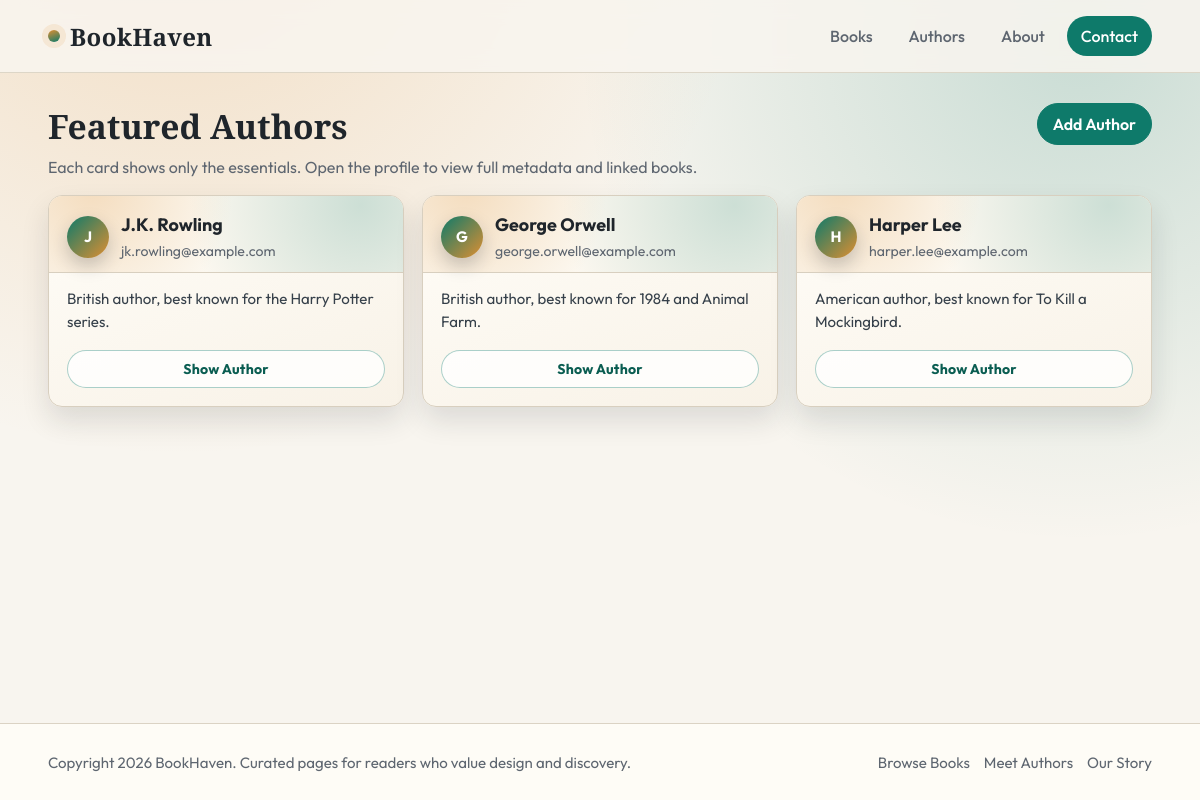
Screenshot of /authors/ with the database file from the repository.
### authors/models.py (models this page shows, shortened)
class Author(models.Model):
    name = models.CharField(max_length=100)
    email = models.EmailField(unique=True)
    bio = models.TextField(blank=True)
    gender = models.CharField(choices=[('M', 'Male'), ('F', 'Female')], max_length=1)
    books = models.ManyToManyField('books.Book', related_name='authors')
    created_at = models.DateTimeField(auto_now_add=True)
    updated_at = models.DateTimeField(auto_now=True)

### authors/views.py (the view)
# urls.py: path('', views.AuthorListView.as_view(), name='authors.index'),
class AuthorListView(View):
    def get(self, request):
        authors = Author.objects.all()
        return render(request, 'authors/index.html', context={'authors': authors})

### authors/templates/authors/index.html (shortened to what this page needs)
{% extends 'layouts/navbar_main_footer.html' %}
{% block content %}
<section class="heading">
	<div class="heading-row">
		<div class="heading-copy">
			<h1>Featured Authors</h1>
			<p>Each card shows only the essentials. Open the profile to view full metadata and linked books.</p>
		</div>
		<a href="{% url 'authors.create' %}" class="add-btn">Add Author</a>
	</div>
</section>
{% if authors %}
<section class="authors-grid">
		{% for author in authors %}
		<article class="author-card">
			<div class="author-top">
				<span class="author-avatar">{{ author.name|default:'A'|slice:':1'|upper }}</span>
				<div class="author-headline">
					<h2 class="author-name">{{ author.name|default:'Unknown Author' }}</h2>
					<p class="author-sub">{% if author.email %}{{ author.email }}{% else %}No email provided{% endif %}</p>
				</div>
			</div>
			<p class="author-bio">{{ author.bio|default:'No bio available yet for this author.'|truncatechars:180 }}</p>
			<div class="card-actions">
				<a href="{% url 'authors.show' author.id %}" class="show">Show Author</a>
			</div>
		</article>
		{% endfor %}
</section>
{% else %}
<section class="card" style="padding: 30px; text-align: center;">
	<h3 style="margin:0 0 8px; font-family: 'Playfair Display', serif;">No authors available</h3>
	<p style="margin:0; color: var(--muted);">Once authors are created, their profiles and book lists will be shown here.</p>
</section>
{% endif %}
{% endblock %}

### templates/layouts/navbar_main_footer.html (style rules this page uses)
:root { --bg: #f8f5ef; --surface: #fffdf8; --surface-alt: #efe6d8; --text: #1f252b; --muted: #5e6670; --primary: #0e7a6a; --primary-dark: #0a5d51; --accent: #de8f32; --border: #d8cfbf; --shadow: 0 14px 34px rgba(23, 33, 46, 0.12); --radius-lg: 20px; --radius-md: 14px; --radius-sm: 10px; }
* { box-sizing: border-box; }
body { margin: 0; font-family: 'Outfit', sans-serif; color: var(--text); background: radial-gradient(circle at 15% -15%, rgba(222, 143, 50, 0.24), transparent 42%), radial-gradient(circle at 90% 5%, rgba(14, 122, 106, 0.2), transparent 38%), var(--bg); min-height: 100vh; display: flex; flex-direction: column; }
a { color: inherit; text-decoration: none; }

### authors/templates/authors/index.html (style rules this page uses)
.heading { margin-bottom: 18px; }
.heading-row { display: flex; justify-content: space-between; align-items: flex-start; gap: 12px; }
.heading-copy { display: grid; gap: 0; }
.heading h1 { margin: 0 0 8px; font-family: 'Playfair Display', serif; font-size: clamp(1.6rem, 1.2rem + 1.2vw, 2.25rem); }
.heading p { margin: 0; color: var(--muted); max-width: 760px; }
.add-btn { display: inline-flex; align-items: center; justify-content: center; padding: 10px 15px; border-radius: 999px; background: var(--primary); color: #fff; font-weight: 600; white-space: nowrap; border: 1px solid var(--primary); transition: 0.2s ease; }
.authors-grid { display: grid; grid-template-columns: repeat(auto-fill, minmax(300px, 1fr)); gap: 18px; }
.author-card { position: relative; border-radius: var(--radius-md); background: linear-gradient(160deg, #fffdf8 0%, #f8f2e7 100%); border: 1px solid var(--border); box-shadow: 0 14px 28px rgba(28, 34, 43, 0.12); overflow: hidden; display: grid; grid-template-rows: auto 1fr auto; transition: transform 0.2s ease, box-shadow 0.2s ease; }
.author-top { padding: 18px 18px 12px; display: flex; gap: 12px; align-items: center; background: radial-gradient(circle at 88% 12%, rgba(14, 122, 106, 0.2), transparent 54%), radial-gradient(circle at 12% -10%, rgba(222, 143, 50, 0.26), transparent 44%), #fcf8f0; }
.author-avatar { width: 42px; height: 42px; border-radius: 50%; display: inline-flex; align-items: center; justify-content: center; font-weight: 700; font-size: 0.94rem; color: #fff; background: linear-gradient(135deg, #0e7a6a, #de8f32); box-shadow: 0 8px 18px rgba(23, 33, 46, 0.22); }
.author-headline { display: grid; gap: 2px; }
.author-name { margin: 0 0 4px; font-size: 1.12rem; font-weight: 700; line-height: 1.2; }
.author-sub { margin: 0; color: var(--muted); font-size: 0.88rem; word-break: break-word; }
.author-bio { margin: 0; padding: 14px 18px 16px; color: #36404a; line-height: 1.58; font-size: 0.94rem; border-top: 1px solid var(--border); display: -webkit-box; -webkit-box-orient: vertical; -webkit-line-clamp: 4; line-clamp: 4; overflow: hidden; }
.card-actions { padding: 0 18px 18px; }
.show { display: inline-flex; align-items: center; justify-content: center; width: 100%; padding: 9px 12px; border-radius: 999px; border: 1px solid rgba(14, 122, 106, 0.35); color: var(--primary-dark); font-size: 0.88rem; font-weight: 700; letter-spacing: 0.2px; background: rgba(255, 255, 255, 0.78); transition: 0.2s ease; }

### rows the page displays
Author: name "J", name "J.K. Rowling", email "jk.rowling@example.com", bio "British author, best known for the Harry Potter series."
Author: name "G", name "George Orwell", email "george.orwell@example.com", bio "British author, best known for 1984 and Animal Farm."
Author: name "H", name "Harper Lee", email "harper.lee@example.com", bio "American author, best known for To Kill a Mockingbird."
